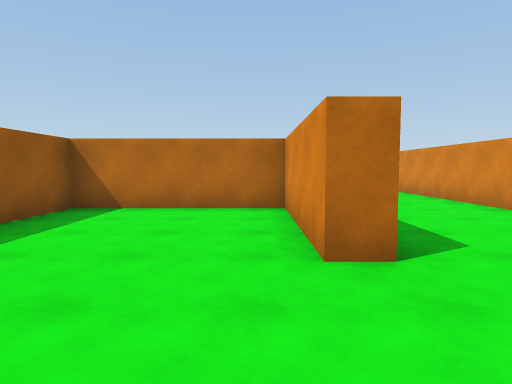
View 1 (above)

20 first-person views from a walk through a scene from a Unity 3-D project. The camera is 1.4 m above the floor, tilts 4° down and sees 75° across. The floor is counted in squares, 2 m on a side. Each view is taken from the middle of a square. On the plan, view 1 faces up. The plan holds only what a view shows up to about 10 squares ahead; the rest is blank. Some animated figures are not drawn.

View 2
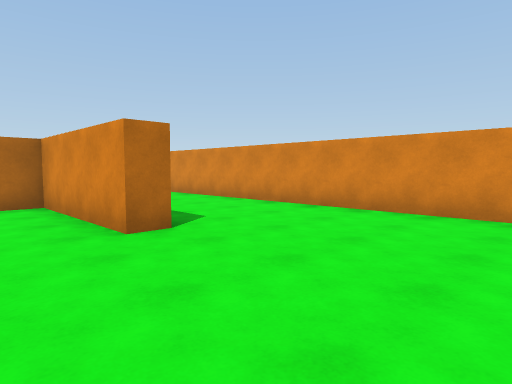

View 3
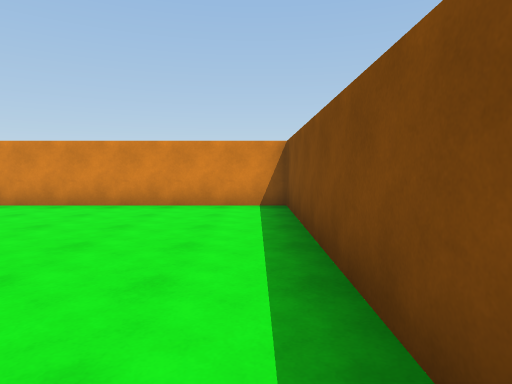

View 4
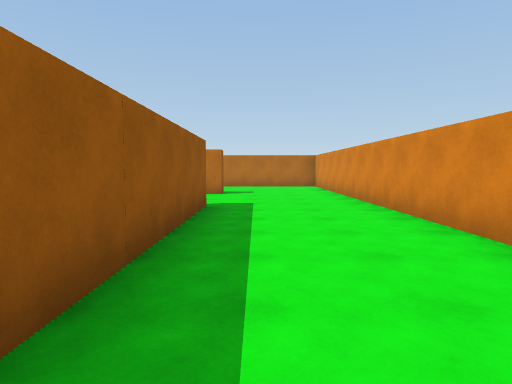

View 5
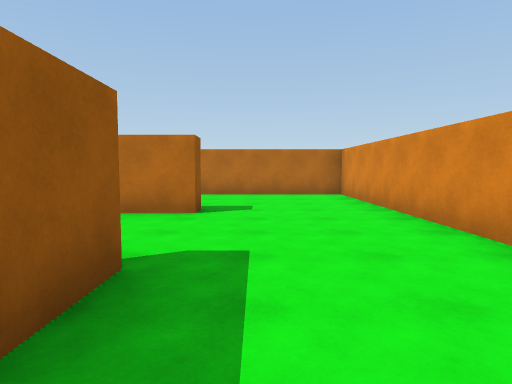

View 6
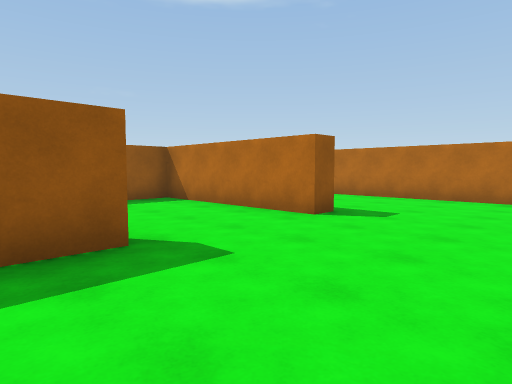

View 7
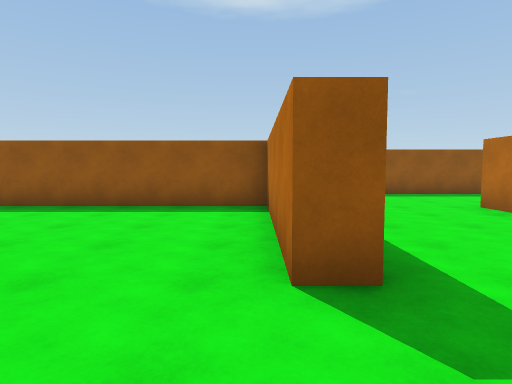

View 8
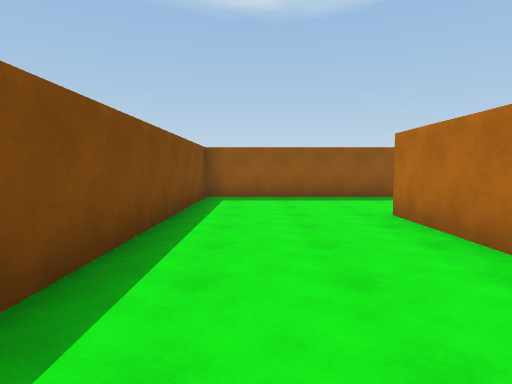

View 9
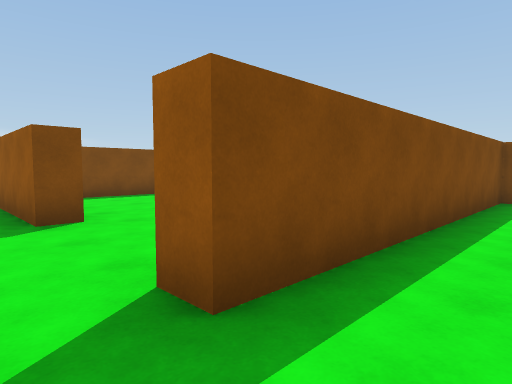

View 10
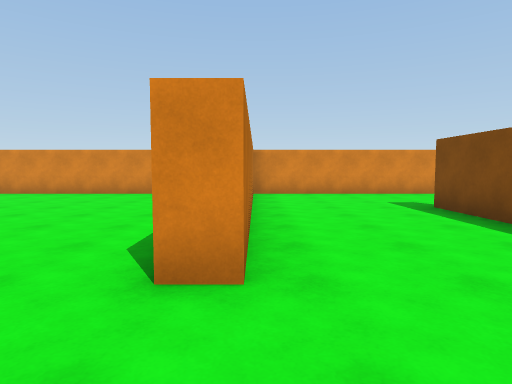

View 11
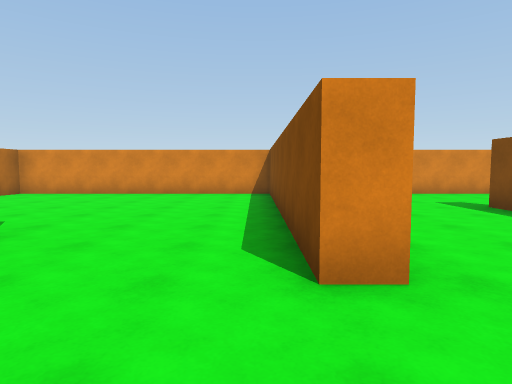

View 12
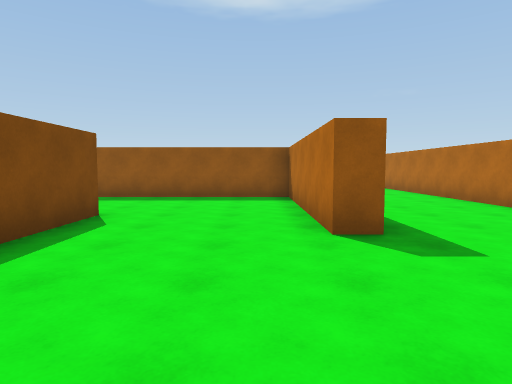

View 13
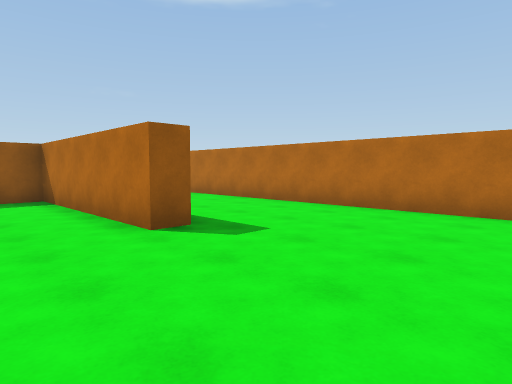

View 14
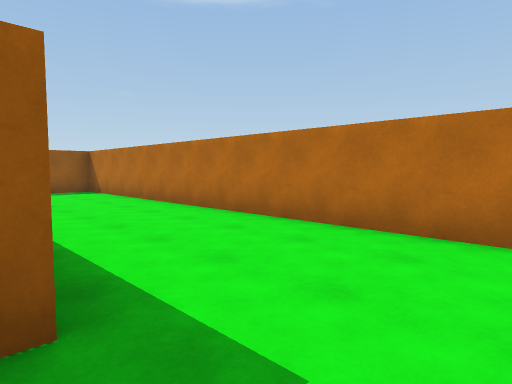

View 15
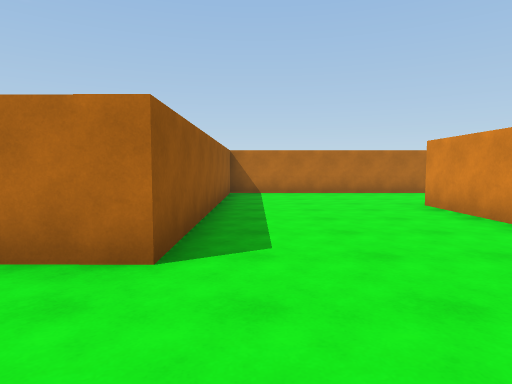

View 16
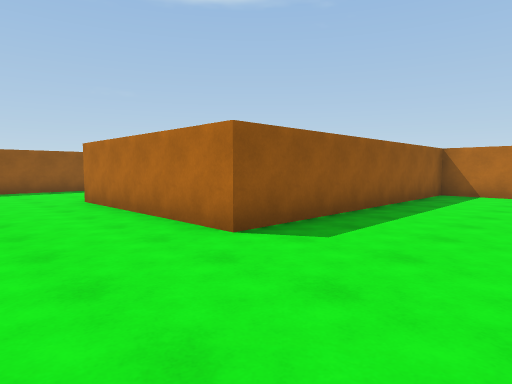

View 17
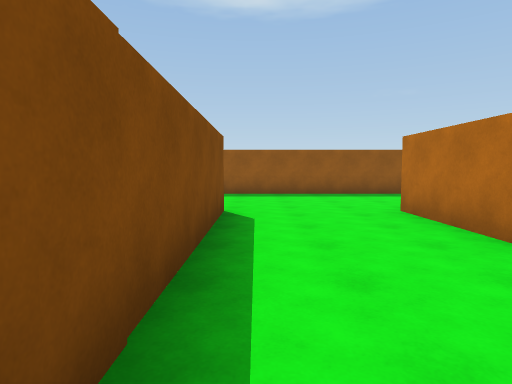

View 18
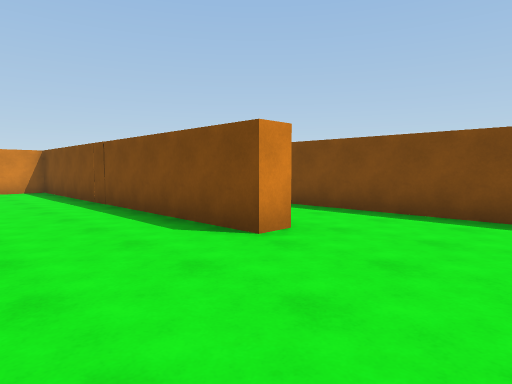

View 19
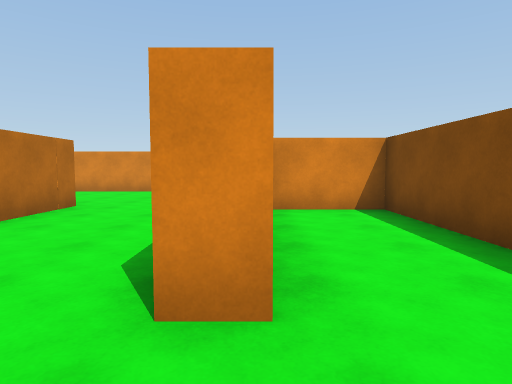

View 20
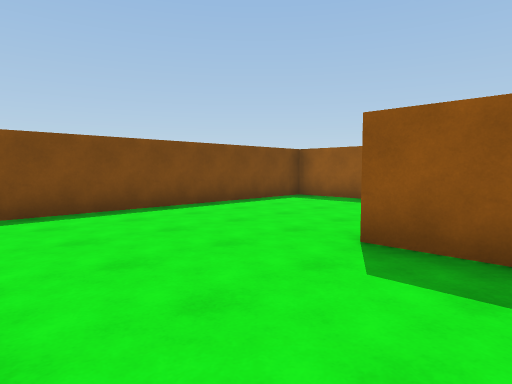

### Floor plan
Points are (right, up) in squares from view 1. A wall is a line through its corners. A room is listed if a view was taken in it or the views show most of it. See-through windows are left out.
Room 1 (views 1, 2, 3, 4, 5, 6, 7, 8, 9, 10, 20)
walls: (0.5, 10.3) (1.1, 10.3) (1.1, 2.5) (0.5, 2.5) (0.5, 5.9) (-3.3, 5.9) (-3.3, 4.1); (-2.6, 6.4) (-0.6, 6.4); (-5.5, 13.8) (1.1, 13.8) (1.1, 13.2) (-3.3, 13.2) (-3.3, 8.1); (-3.3, 0.2) (-3.3, -1.6) (4.3, -1.6) (4.3, 17.1) (-3, 17.1) (-3, 17.6); (-6.2, 17.4) (-6.2, 14.5)
ways out: opening at (-4.5, 17) to room 2
Room 2 (views 11, 12, 13, 14, 15, 16, 17, 18, 19)
walls: (-6.8, 19.1) (-6.8, 21.4); (-3, 17.6) (4.3, 17.6) (4.3, 24.6) (3.5, 24.6); (-1.5, 21.4) (-1.5, 20.8) (-6.2, 20.8) (-6.2, 17.4); (-15.5, 13.9) (-15.5, 14.5) (-6.8, 14.5) (-6.8, 15.6); (1.4, 24.6) (-10.7, 24.6) (-10.7, 17.4) (-15.6, 17.4); (-19.3, 19.1) (-19.3, 14); (-17.4, 11.8) (-11.3, 11.8) (-11.3, 13.8)
ways out: opening at (-4.5, 17) to room 1

Positions as (right, up) in squares from view 1, and headings:
1: (0, 0), facing up
2: (-1, -1), facing up-right
3: (-2, -1), facing right
4: (2, 4), facing up
5: (2, 8), facing up
6: (4, 9), facing up-left
7: (3, 13), facing left
8: (2, 15), facing left
9: (2, 15), facing down-left
10: (-5, 17), facing right
11: (-5, 18), facing right
12: (2, 20), facing left
13: (2, 19), facing up-left
14: (0, 21), facing up-left
15: (-10, 15), facing up
16: (-8, 15), facing up-left
17: (-10, 15), facing left
18: (-18, 17), facing down-right
19: (-17, 14), facing right
20: (4, 4), facing down-left
